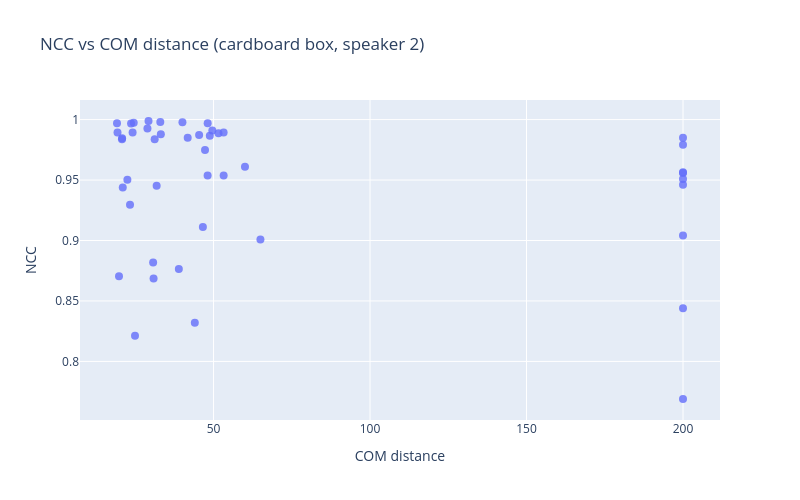

Notebook code for this chart:
### Code cell
import plotly.graph_objects as go

# Scatter of NCC vs COM distance for every position pair. Hover shows both sample ids and
# each sample's (x, y) center of mass.
hover = [
    f'{r.sample_id1} (x={r.com1[0]:.1f}, y={r.com1[1]:.1f})<br>'
    f'{r.sample_id2} (x={r.com2[0]:.1f}, y={r.com2[1]:.1f})<br>'
    f'com_dist={r.com_dist:.1f}, ncc={r.ncc:.3f}'
    for r in pair_df.itertuples()
]

fig = go.Figure(go.Scatter(
    x=pair_df['com_dist'], y=pair_df['ncc'], mode='markers',
    marker=dict(size=8, opacity=0.8),
    text=hover, hoverinfo='text'))
fig.update_layout(
    title=f'NCC vs COM distance ({BOX} box, speaker {SPEAKER})',
    xaxis_title='COM distance', yaxis_title='NCC', width=800, height=500)
fig.show()
